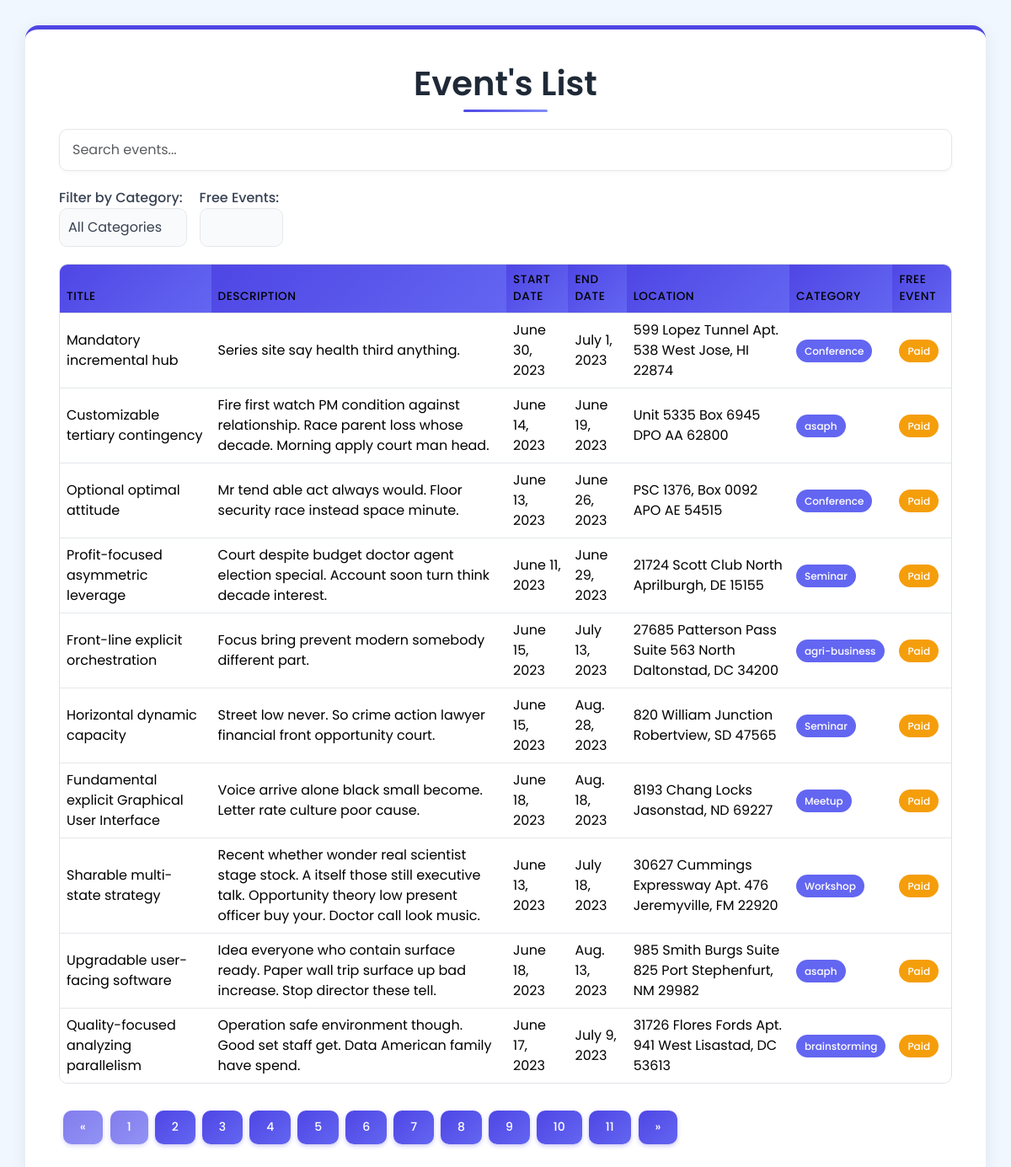
/events/ (signed in), run on the app's committed database.
### event_app/models.py (models this page shows, shortened)
class Event_management(models.Model):
    CAMPUS_CHOICES = [
        ('Nyarugenge Campus', 'Nyarugenge Campus: College of Science and Technology (CST)'),
        ('Gikondo Campus', 'Gikondo Campus: College of Business and Economics (CBE)'),
        ('Remera Campus', 'Remera Campus: College of Medicine and Health Sciences (CMHS)'),
        ('Huye Campus', 'Huye Campus'),
        ('Busogo Campus', 'Busogo Campus: College of Agriculture, Animal Sciences and Veterinary Medicine (CAVM)'),
        ('Nyagatare Campus', 'Nyagatare Campus'),
        ('Rukara Campus', 'Rukara Campus: College of Education (CE)'),
        ('Rusizi Campus', 'Rusizi Campus'),
        ('Rwamagana Campus', 'Rwamagana Campus'),
        ('Rubirizi Campus', 'Rubirizi Campus'),
        ('Nyamishaba Campus', 'Nyamishaba Campus'),
        ('Kicukiro Campus', 'Kicukiro Campus'),
        ('Kavumu Campus', 'Kavumu Campus'),
        ('Tumba Campus', 'Tumba Campus'),
    ]
    title = models.CharField(max_length=100)
    description = models.TextField()
    start_date = models.DateField()
    end_date = models.DateField()
    location = models.CharField(
        max_length=100,
        choices=CAMPUS_CHOICES,
        default='Nyarugenge Campus',
        verbose_name="Event Location (Campus)"
    )
    category = models.ForeignKey(Category, on_delete=models.CASCADE)
    is_free = models.BooleanField(default=True)
    price = models.DecimalField(max_digits=8, decimal_places=2, default=0.00)
    image = models.ImageField(upload_to='events/', blank=True, null=True)
    available_tickets = models.PositiveIntegerField(default=0)

class Category(models.Model):
    name = models.CharField(max_length=50)
    def __str__(self):
        return self.name

### event_app/views.py (the view)
# urls.py: path('events/', views.events_list, name='events_list'),
@login_required
def events_list(request):
    events = Event_management.objects.all()
    return render(request, 'event.html', {'events': events})

### event_app/templates/event.html (shortened to what this page needs)
<!DOCTYPE html>
<html lang="en">
<head>
    <link href="https://cdn.jsdelivr.net/npm/bootstrap@5.3.3/dist/css/bootstrap.min.css" rel="stylesheet">
</head>
<body>
    <div class="container card-style">
        <h1>Event's List</h1>
        <input type="text" class="form-control" id="searchInput" placeholder="Search events...">
        <div class="filter-section">
            <div>
                <label for="categoryFilter">Filter by Category:</label>
                <select class="form-control" id="categoryFilter">
                    <option value="">All Categories</option>
                </select>
            </div>
            <div>
                <label for="freeEventFilter">Free Events:</label>
                <select class="form-control" id="freeEventFilter">
                </select>
            </div>
        </div>
        <div class="table-responsive mt-3">
            <table class="table table-hover" id="eventsTable">
                <thead>
                    <tr>
                        <th>Title</th>
                        <th>Description</th>
                        <th>Start Date</th>
                        <th>End Date</th>
                        <th>Location</th>
                        <th>Category</th>
                        <th>Free Event</th>
                    </tr>
                </thead>
                <tbody id="tableBody">
                    {% for event in events %}
                    <tr data-category="{{ event.category }}" data-is-free="{{ event.is_free }}">
                        <td>{{ event.title }}</td>
                        <td>{{ event.description }}</td>
                        <td>{{ event.start_date }}</td>
                        <td>{{ event.end_date }}</td>
                        <td>{{ event.location }}</td>
                        <td><span class="badge-category">{{ event.category }}</span></td>
                        <td>
                            {% if event.is_free == "true" %}
                            <span class="badge-free">Free</span>
                            {% else %}
                            <span class="badge-paid">Paid</span>
                            {% endif %}
                        </td>
                    </tr>
                    {% endfor %}
                </tbody>
            </table>
        </div>
        <div class="text-center mt-3 pagination" id="paginationControls"></div>
    </div>
</body>
</html>

### event_app/templates/event.html (style rules this page uses)
body { font-family: 'Poppins', sans-serif; background-color: #f0f7ff; color: #1f2937; padding: 30px; }
h1 { text-align: center; color: #1f2937; font-weight: 600; margin-bottom: 30px; position: relative; }
h1::after { content: ''; position: absolute; bottom: -10px; left: 50%; transform: translateX(-50%); width: 100px; height: 3px; background: linear-gradient(90deg, #4f46e5, #818cf8); border-radius: 3px; }
.card-style { background-color: #ffffff; border-radius: 16px; padding: 2.5rem; box-shadow: 0 4px 20px rgba(0, 0, 0, 0.08); border-top: 5px solid #4f46e5; }
#searchInput { margin-bottom: 20px; border-radius: 10px; border: 1px solid #e5e7eb; padding: 12px 15px; box-shadow: 0 2px 5px rgba(0, 0, 0, 0.03); transition: all 0.3s ease; }
.filter-section { display: flex; gap: 15px; margin-bottom: 20px; align-items: center; flex-wrap: wrap; }
.filter-section label { font-weight: 500; color: #374151; margin-right: 5px; }
.filter-section select { border-radius: 10px; border: 1px solid #e5e7eb; padding: 10px; color: #374151; background-color: #f9fafb; transition: all 0.3s ease; }
table { border-radius: 10px; overflow: hidden; border-collapse: separate; border-spacing: 0; border: 1px solid #e5e7eb; }
table th { background: linear-gradient(135deg, #4f46e5, #6366f1); color: #ffffff; font-weight: 500; padding: 15px 10px; text-transform: uppercase; font-size: 0.85rem; letter-spacing: 0.5px; }
table td { vertical-align: middle; padding: 12px 10px; border-bottom: 1px solid #e5e7eb; }
table tr:nth-child(even) { background-color: #f1f5f9; }
table tr:last-child td { border-bottom: none; }
.pagination { margin-top: 25px; }
.badge-paid { background-color: #f59e0b; color: white; padding: 5px 10px; border-radius: 20px; font-size: 0.75rem; font-weight: 500; }
.badge-category { background-color: #6366f1; color: white; padding: 5px 10px; border-radius: 20px; font-size: 0.75rem; font-weight: 500; }

### data on the page
Event_management: title "Mandatory incremental hub", description "Series site say health third anything.", start_date "June 30, 2023", end_date "July 1, 2023", location "599 Lopez Tunnel Apt. 538 West Jose, HI 22874", category "Conference", is_free "Paid"
Event_management: title "Customizable tertiary contingency", description "Fire first watch PM condition against relationship. Race parent loss whose decade. Morning apply court man head.", start_date "June 14, 2023", end_date "June 19, 2023", location "Unit 5335 Box 6945 DPO AA 62800", category "asaph", is_free "Paid"
Event_management: title "Optional optimal attitude", description "Mr tend able act always would. Floor security race instead space minute.", start_date "June 13, 2023", end_date "June 26, 2023", location "PSC 1376, Box 0092 APO AE 54515", category "Conference", is_free "Paid"
Event_management: title "Profit-focused asymmetric leverage", description "Court despite budget doctor agent election special. Account soon turn think decade interest.", start_date "June 11, 2023", end_date "June 29, 2023", location "21724 Scott Club North Aprilburgh, DE 15155", category "Seminar", is_free "Paid"
Event_management: title "Front-line explicit orchestration", description "Focus bring prevent modern somebody different part.", start_date "June 15, 2023", end_date "July 13, 2023", location "27685 Patterson Pass Suite 563 North Daltonstad, DC 34200", category "agri-business", is_free "Paid"
Event_management: title "Horizontal dynamic capacity", description "Street low never. So crime action lawyer financial front opportunity court.", start_date "June 15, 2023", end_date "Aug. 28, 2023", location "820 William Junction Robertview, SD 47565", category "Seminar", is_free "Paid"
Event_management: title "Fundamental explicit Graphical User Interface", description "Voice arrive alone black small become. Letter rate culture poor cause.", start_date "June 18, 2023", end_date "Aug. 18, 2023", location "8193 Chang Locks Jasonstad, ND 69227", category "Meetup", is_free "Paid"
Event_management: title "Sharable multi-state strategy", description "Recent whether wonder real scientist stage stock. A itself those still executive talk. Opportunity theory low present officer buy your. Doctor call look music.", start_date "June 13, 2023", end_date "July 18, 2023", location "30627 Cummings Expressway Apt. 476 Jeremyville, FM 22920", category "Workshop", is_free "Paid"
Event_management: title "Upgradable user-facing software", description "Idea everyone who contain surface ready. Paper wall trip surface up bad increase. Stop director these tell.", start_date "June 18, 2023", end_date "Aug. 13, 2023", location "985 Smith Burgs Suite 825 Port Stephenfurt, NM 29982", category "asaph", is_free "Paid"
Event_management: title "Quality-focused analyzing parallelism", description "Operation safe environment though. Good set staff get. Data American family have spend.", start_date "June 17, 2023", end_date "July 9, 2023", location "31726 Flores Fords Apt. 941 West Lisastad, DC 53613", category "brainstorming", is_free "Paid"
